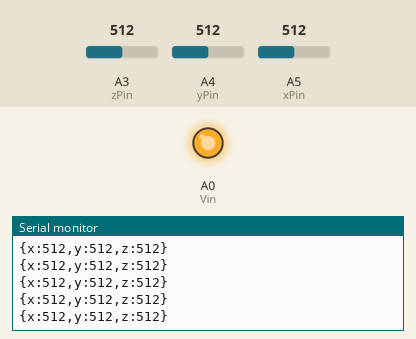
Bench run of a sketch on a simulated Arduino Uno, built with avr-gcc and run on an emulated ATmega328P. Shown: output pins drawn as LEDs (lit = HIGH), the last lines printed to the serial monitor. Inputs (shaded band) come from the test bench; at power-on: A4 (yPin) = 512, A3 (zPin) = 512, A5 (xPin) = 512.

Above: at 1.2 s.
1.3 s: A4 (yPin) set to 992
At 2.3 s:
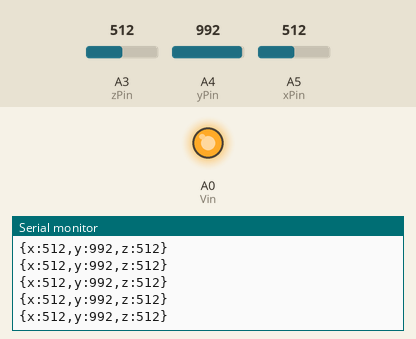
4.3 s: A4 (yPin) set to 1011
At 5.3 s:
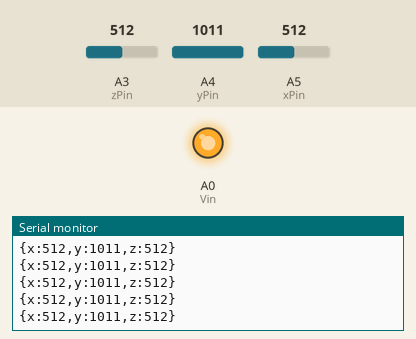
7.3 s: A3 (zPin) set to 987
At 8.2 s:
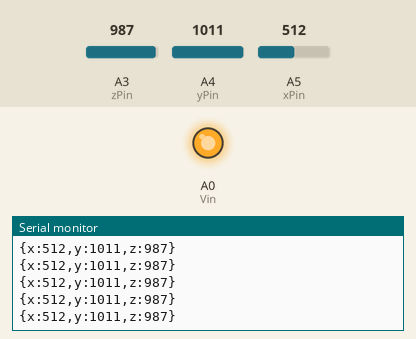
10.3 s: A3 (zPin) set to 1014
At 11.4 s:
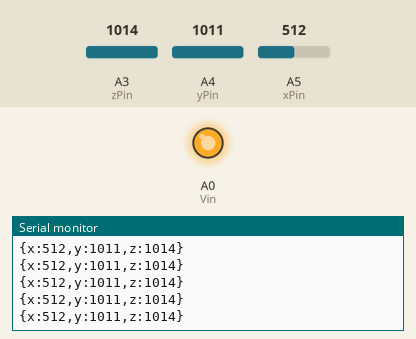
Timing chart, 0 to 12.8 s (numbered marks = the images above; inputs shaded):
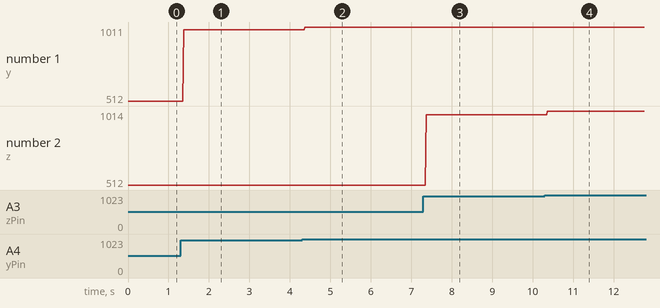

The sketch:

ADXL326.ino
```cpp
/*
  ADXL326

  Reads an ADXL326 3-axis accelerometer from Adafruit.
 Sends the results as a JSON-formatted string like so:
 {x:345, y:432, z:234}\n

 created 16 Oct 2012
 by Tom Igoe
 */

//Set up pins for Adafruit ADXL326 breakout board:
const int Vin = A0;
const int Gnd = A2;
const int zPin = A3;
const int yPin = A4;
const int xPin = A5;

void setup() {
  Serial.begin(9600);
  // initialize power and ground pins for accelerometer:
  pinMode(Vin, OUTPUT);
  pinMode(Gnd, OUTPUT);
  digitalWrite(Vin, HIGH);
  digitalWrite(Gnd, LOW);
}

void loop() {
  // read sensors:
  int x = analogRead(xPin);
  delay(1);
  int y = analogRead(yPin);
  delay(1);
  int z = analogRead(zPin);

  // form a JSON-formatted string:
  String jsonString = "{x:";
  jsonString += x;
  jsonString +=",y:";
  jsonString += y;
  jsonString +=",z:";
  jsonString += z;
  jsonString +="}";

  // print it:
  Serial.println(jsonString);
}
```

Measured:
- after the input at 1.3 s, the serial monitor: prints a new line after 0.08 s (image 1)
- after the input at 4.3 s, the serial monitor: prints a new line after 0.07 s (image 2)
- after the input at 7.3 s, the serial monitor: prints a new line after 0.07 s (image 3)
- after the input at 10.3 s, the serial monitor: prints a new line after 0.07 s (image 4)
- plotted number 1: 512 → 992 after the input at 1.3 s, 992 → 1011 after the input at 4.3 s
- plotted number 2: 512 → 987 after the input at 7.3 s, 987 → 1014 after the input at 10.3 s
